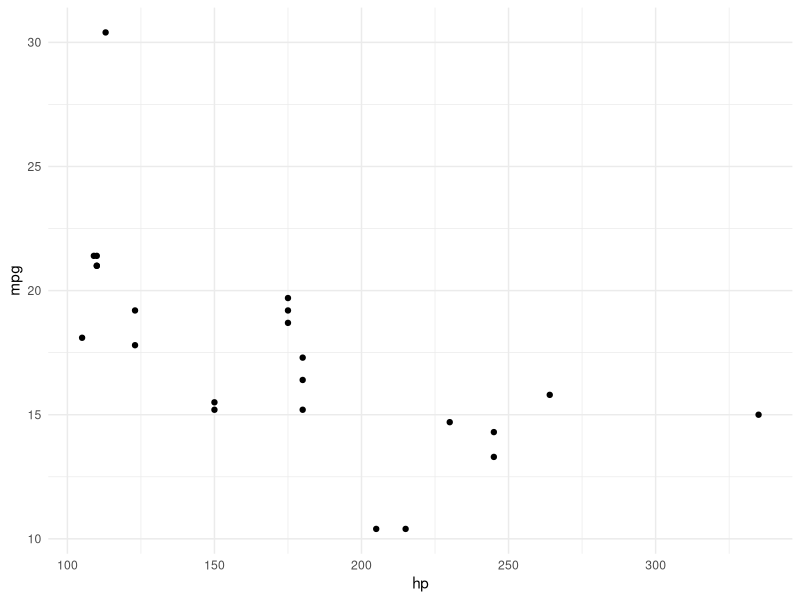

This chart was generated by the following R code:
#Install and load packages
install.packages("dplyr")
library(dplyr)

install.packages("ggplot2")
library(ggplot2)


#Load the mtcars dataset
data <- mtcars
head(data)
str(data)

#Filter the data to include only cars with high hp
filtered_data <- filter(data, hp>100)

#Check the structure of the filtered data
str(filtered_data)

#Plot with ggplot2
ggplot(data = filtered_data, aes(x=hp, y=mpg)) + geom_point() + theme_minimal()

#Calculate the correlation between hp and mpg
correlation <- cor(filtered_data$hp, filtered_data$mpg)
print(correlation)

#Fit a linear regression model
model <- lm(mpg ~ hp, data = filtered_data)

#Print the summary of the model
summary(model)
